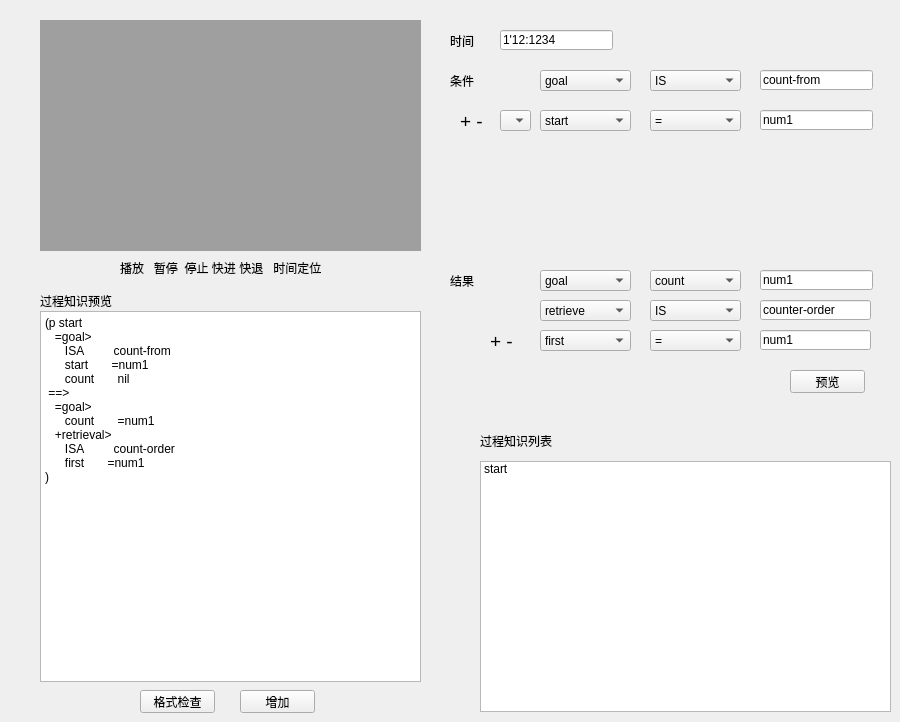
     <widget class="QWidget" name="tab_4">
      <attribute name="icon">
       <iconset resource="resources.qrc">
        <normaloff>:/images/resources/button-5.png</normaloff>:/images/resources/button-5.png</iconset>
      </attribute>
      <attribute name="title">
       <string>视频分析</string>
      </attribute>
      <widget class="QPushButton" name="pushButton_2">
       <property name="geometry">
        <rect>
         <x>790</x>
         <y>370</y>
         <width>75</width>
         <height>23</height>
        </rect>
       </property>
       <property name="text">
        <string>预览</string>
       </property>
      </widget>
      <widget class="QLabel" name="label_5">
       <property name="geometry">
        <rect>
         <x>450</x>
         <y>30</y>
         <width>41</width>
         <height>21</height>
        </rect>
       </property>
       <property name="text">
        <string>时间</string>
       </property>
      </widget>
      <widget class="QMdiArea" name="mdiArea">
       <property name="geometry">
        <rect>
         <x>40</x>
         <y>20</y>
         <width>381</width>
         <height>231</height>
        </rect>
       </property>
      </widget>
      <widget class="QLabel" name="label_9">
       <property name="geometry">
        <rect>
         <x>120</x>
         <y>260</y>
         <width>241</width>
         <height>16</height>
        </rect>
       </property>
       <property name="text">
        <string>播放   暂停  停止 快进 快退   时间定位</string>
       </property>
      </widget>
      <widget class="QLineEdit" name="lineEdit_6">
       <property name="geometry">
        <rect>
         <x>500</x>
         <y>30</y>
         <width>113</width>
         <height>20</height>
        </rect>
       </property>
       <property name="text">
        <string>1'12:1234</string>
       </property>
      </widget>
      <widget class="QLabel" name="label_24">
       <property name="geometry">
        <rect>
         <x>40</x>
         <y>290</y>
         <width>91</width>
         <height>21</height>
        </rect>
       </property>
       <property name="text">
        <string>过程知识预览</string>
       </property>
      </widget>
      <widget class="QPushButton" name="pushButton_5">
       <property name="geometry">
        <rect>
         <x>240</x>
         <y>690</y>
         <width>75</width>
         <height>23</height>
        </rect>
       </property>
       <property name="text">
        <string>增加</string>
       </property>
      </widget>
      <widget class="QTextBrowser" name="textBrowser_5">
       <property name="geometry">
        <rect>
         <x>40</x>
         <y>311</y>
         <width>381</width>
         <height>371</height>
        </rect>
       </property>
       <property name="html">
        <string>&lt;!DOCTYPE HTML PUBLIC &quot;-//W3C//DTD HTML 4.0//EN&quot; &quot;http://www.w3.org/TR/REC-html40/strict.dtd&quot;&gt;
&lt;html&gt;&lt;head&gt;&lt;meta name=&quot;qrichtext&quot; content=&quot;1&quot; /&gt;&lt;style type=&quot;text/css&quot;&gt;
p, li { white-space: pre-wrap; }
&lt;/style&gt;&lt;/head&gt;&lt;body style=&quot; font-family:'SimSun'; font-size:9pt; font-weight:400; font-style:normal;&quot;&gt;
&lt;p style=&quot; margin-top:0px; margin-bottom:0px; margin-left:0px; margin-right:0px; -qt-block-indent:0; text-indent:0px;&quot;&gt;(p start&lt;/p&gt;
&lt;p style=&quot; margin-top:0px; margin-bottom:0px; margin-left:0px; margin-right:0px; -qt-block-indent:0; text-indent:0px;&quot;&gt;   =goal&amp;gt;&lt;/p&gt;
&lt;p style=&quot; margin-top:0px; margin-bottom:0px; margin-left:0px; margin-right:0px; -qt-block-indent:0; text-indent:0px;&quot;&gt;      ISA         count-from&lt;/p&gt;
&lt;p style=&quot; margin-top:0px; margin-bottom:0px; margin-left:0px; margin-right:0px; -qt-block-indent:0; text-indent:0px;&quot;&gt;      start       =num1&lt;/p&gt;
&lt;p style=&quot; margin-top:0px; margin-bottom:0px; margin-left:0px; margin-right:0px; -qt-block-indent:0; text-indent:0px;&quot;&gt;      count       nil&lt;/p&gt;
&lt;p style=&quot; margin-top:0px; margin-bottom:0px; margin-left:0px; margin-right:0px; -qt-block-indent:0; text-indent:0px;&quot;&gt; ==&amp;gt;&lt;/p&gt;
&lt;p style=&quot; margin-top:0px; margin-bottom:0px; margin-left:0px; margin-right:0px; -qt-block-indent:0; text-indent:0px;&quot;&gt;   =goal&amp;gt;&lt;/p&gt;
&lt;p style=&quot; margin-top:0px; margin-bottom:0px; margin-left:0px; margin-right:0px; -qt-block-indent:0; text-indent:0px;&quot;&gt;      count       =num1&lt;/p&gt;
&lt;p style=&quot; margin-top:0px; margin-bottom:0px; margin-left:0px; margin-right:0px; -qt-block-indent:0; text-indent:0px;&quot;&gt;   +retrieval&amp;gt;&lt;/p&gt;
&lt;p style=&quot; margin-top:0px; margin-bottom:0px; margin-left:0px; margin-right:0px; -qt-block-indent:0; text-indent:0px;&quot;&gt;      ISA         count-order&lt;/p&gt;
&lt;p style=&quot; margin-top:0px; margin-bottom:0px; margin-left:0px; margin-right:0px; -qt-block-indent:0; text-indent:0px;&quot;&gt;      first       =num1&lt;/p&gt;
&lt;p style=&quot; margin-top:0px; margin-bottom:0px; margin-left:0px; margin-right:0px; -qt-block-indent:0; text-indent:0px;&quot;&gt;)&lt;/p&gt;&lt;/body&gt;&lt;/html&gt;</string>
       </property>
      </widget>
      <widget class="QComboBox" name="comboBox_14">
       <property name="geometry">
        <rect>
         <x>500</x>
         <y>110</y>
         <width>31</width>
         <height>21</height>
        </rect>
       </property>
      </widget>
      <widget class="QComboBox" name="comboBox_15">
       <property name="geometry">
        <rect>
         <x>650</x>
         <y>300</y>
         <width>91</width>
         <height>21</height>
        </rect>
       </property>
       <item>
        <property name="text">
         <string>IS</string>
        </property>
       </item>
       <item>
        <property name="text">
         <string>=</string>
        </property>
       </item>
       <item>
        <property name="text">
         <string>&gt;</string>
        </property>
       </item>
       <item>
        <property name="text">
         <string>&lt;</string>
        </property>
       </item>
       <item>
        <property name="text">
         <string>&gt;=</string>
        </property>
       </item>
       <item>
        <property name="text">
         <string>&lt;=</string>
        </property>
       </item>
      </widget>
      <widget class="QComboBox" name="comboBox_16">
       <property name="geometry">
        <rect>
         <x>650</x>
         <y>270</y>
         <width>91</width>
         <height>21</height>
        </rect>
       </property>
       <item>
        <property name="text">
         <string>count</string>
        </property>
       </item>
       <item>
        <property name="text">
         <string>=</string>
        </property>
       </item>
       <item>
        <property name="text">
         <string>&gt;</string>
        </property>
       </item>
       <item>
        <property name="text">
         <string>&lt;</string>
        </property>
       </item>
       <item>
        <property name="text">
         <string>&gt;=</string>
        </property>
       </item>
       <item>
        <property name="text">
         <string>&lt;=</string>
        </property>
       </item>
      </widget>
      <widget class="QComboBox" name="comboBox_17">
       <property name="geometry">
        <rect>
         <x>540</x>
         <y>270</y>
         <width>91</width>
         <height>21</height>
        </rect>
       </property>
       <item>
        <property name="text">
         <string>goal</string>
        </property>
       </item>
       <item>
        <property name="text">
         <string>count-order</string>
        </property>
       </item>
      </widget>
      <widget class="QLabel" name="label_15">
       <property name="geometry">
        <rect>
         <x>490</x>
         <y>330</y>
         <width>41</width>
         <height>21</height>
        </rect>
       </property>
       <property name="text">
        <string>&lt;html&gt;&lt;head/&gt;&lt;body&gt;&lt;p&gt;&lt;span style=&quot; font-size:14pt;&quot;&gt;+   -&lt;/span&gt;&lt;/p&gt;&lt;/body&gt;&lt;/html&gt;</string>
       </property>
      </widget>
      <widget class="QComboBox" name="comboBox_18">
       <property name="geometry">
        <rect>
         <x>540</x>
         <y>300</y>
         <width>91</width>
         <height>21</height>
        </rect>
       </property>
       <item>
        <property name="text">
         <string>retrieve</string>
        </property>
       </item>
      </widget>
      <widget class="QLabel" name="label_11">
       <property name="geometry">
        <rect>
         <x>450</x>
         <y>270</y>
         <width>71</width>
         <height>21</height>
        </rect>
       </property>
       <property name="text">
        <string>结果</string>
       </property>
      </widget>
      <widget class="QLineEdit" name="lineEdit_7">
       <property name="geometry">
        <rect>
         <x>760</x>
         <y>300</y>
         <width>111</width>
         <height>20</height>
        </rect>
       </property>
       <property name="text">
        <string>counter-order</string>
       </property>
      </widget>
      <widget class="QLineEdit" name="lineEdit_10">
       <property name="geometry">
        <rect>
         <x>760</x>
         <y>110</y>
         <width>113</width>
         <height>20</height>
        </rect>
       </property>
       <property name="text">
        <string>num1</string>
       </property>
      </widget>
      <widget class="QLineEdit" name="lineEdit_11">
       <property name="geometry">
        <rect>
         <x>760</x>
         <y>70</y>
         <width>113</width>
         <height>20</height>
        </rect>
       </property>
       <property name="text">
        <string>count-from</string>
       </property>
      </widget>
      <widget class="QComboBox" name="comboBox_19">
       <property name="geometry">
        <rect>
         <x>540</x>
         <y>330</y>
         <width>91</width>
         <height>21</height>
        </rect>
       </property>
       <item>
        <property name="text">
         <string>first</string>
        </property>
       </item>
      </widget>
      <widget class="QLabel" name="label_13">
       <property name="geometry">
        <rect>
         <x>450</x>
         <y>70</y>
         <width>71</width>
         <height>21</height>
        </rect>
       </property>
       <property name="text">
        <string>条件</string>
       </property>
      </widget>
      <widget class="QComboBox" name="comboBox_20">
       <property name="geometry">
        <rect>
         <x>540</x>
         <y>110</y>
         <width>91</width>
         <height>21</height>
        </rect>
       </property>
       <item>
        <property name="text">
         <string>start</string>
        </property>
       </item>
      </widget>
      <widget class="QComboBox" name="comboBox_21">
       <property name="geometry">
        <rect>
         <x>540</x>
         <y>70</y>
         <width>91</width>
         <height>21</height>
        </rect>
       </property>
       <item>
        <property name="text">
         <string>goal</string>
        </property>
       </item>
      </widget>
      <widget class="QLineEdit" name="lineEdit_12">
       <property name="geometry">
        <rect>
         <x>760</x>
         <y>330</y>
         <width>111</width>
         <height>20</height>
        </rect>
       </property>
       <property name="text">
        <string>num1</string>
       </property>
      </widget>
      <widget class="QLabel" name="label_26">
       <property name="geometry">
        <rect>
         <x>460</x>
         <y>110</y>
         <width>41</width>
         <height>21</height>
        </rect>
       </property>
       <property name="text">
        <string>&lt;html&gt;&lt;head/&gt;&lt;body&gt;&lt;p&gt;&lt;span style=&quot; font-size:14pt;&quot;&gt;+   -&lt;/span&gt;&lt;/p&gt;&lt;/body&gt;&lt;/html&gt;</string>
       </property>
      </widget>
      <widget class="QComboBox" name="comboBox_22">
       <property name="geometry">
        <rect>
         <x>650</x>
         <y>330</y>
         <width>91</width>
         <height>21</height>
        </rect>
       </property>
       <item>
        <property name="text">
         <string>=</string>
        </property>
       </item>
      </widget>
      <widget class="QComboBox" name="comboBox_23">
       <property name="geometry">
        <rect>
         <x>650</x>
         <y>70</y>
         <width>91</width>
         <height>21</height>
        </rect>
       </property>
       <item>
        <property name="text">
         <string>IS</string>
        </property>
       </item>
       <item>
        <property name="text">
         <string>=</string>
        </property>
       </item>
       <item>
        <property name="text">
         <string>&gt;</string>
        </property>
       </item>
       <item>
        <property name="text">
         <string>&lt;</string>
        </property>
       </item>
       <item>
        <property name="text">
         <string>&gt;=</string>
        </property>
       </item>
       <item>
        <property name="text">
         <string>&lt;=</string>
        </property>
       </item>
      </widget>
      <widget class="QLineEdit" name="lineEdit_13">
       <property name="geometry">
        <rect>
         <x>760</x>
         <y>270</y>
         <width>113</width>
         <height>20</height>
        </rect>
       </property>
       <property name="text">
        <string>num1</string>
       </property>
      </widget>
      <widget class="QComboBox" name="comboBox_24">
       <property name="geometry">
        <rect>
         <x>650</x>
         <y>110</y>
         <width>91</width>
         <height>21</height>
        </rect>
       </property>
       <item>
        <property name="text">
         <string>=</string>
        </property>
       </item>
      </widget>
      <widget class="QLabel" name="label_27">
       <property name="geometry">
        <rect>
         <x>480</x>
         <y>430</y>
         <width>91</width>
         <height>21</height>
        </rect>
       </property>
       <property name="text">
        <string>过程知识列表</string>
       </property>
      </widget>
      <widget class="QListWidget" name="listWidget_6">
       <property name="geometry">
        <rect>
         <x>480</x>
         <y>461</y>
         <width>411</width>
         <height>251</height>
        </rect>
       </property>
       <item>
        <property name="text">
         <string>start</string>
        </property>
       </item>
      </widget>
      <widget class="QPushButton" name="pushButton_10">
       <property name="geometry">
        <rect>
         <x>140</x>
         <y>690</y>
         <width>75</width>
         <height>23</height>
        </rect>
       </property>
       <property name="text">
        <string>格式检查</string>
       </property>
      </widget>
     </widget>
